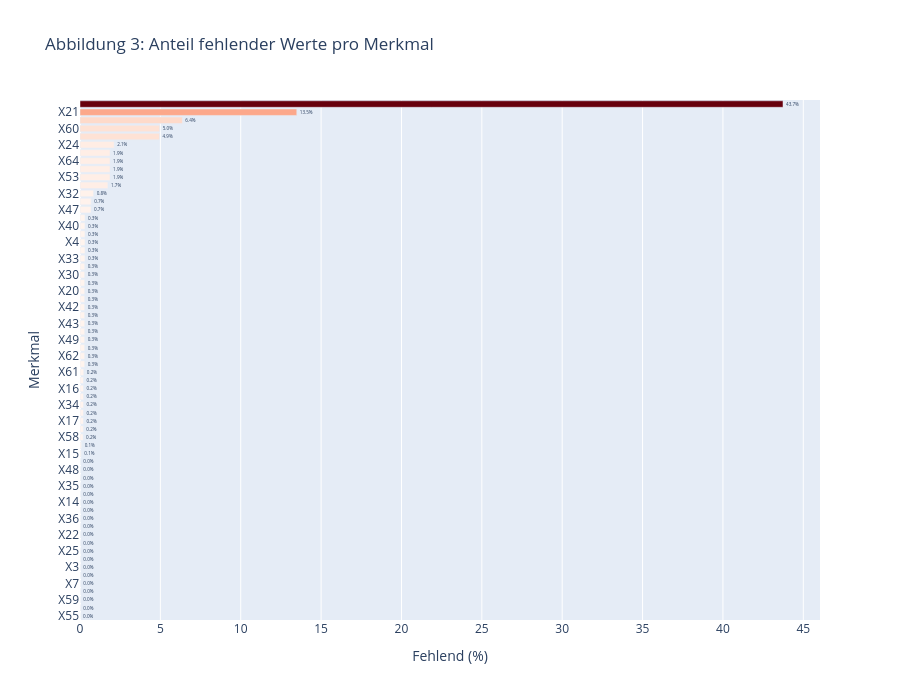

The notebook cell this image was saved under:
### Markdown cell above
Der Anteil fehlender Werte wird pro Merkmal berechnet und visualisiert. Dies ist die Grundlage für die Entscheidung, welche Merkmale entfernt oder imputiert werden.

### Code cell
missing_pct = (df_all[feat_cols].isnull().sum() / len(df_all) * 100).sort_values(ascending=True)
missing_pct = missing_pct[missing_pct > 0].reset_index()
missing_pct.columns = ['Feature', 'Fehlend (%)']
missing_pct['Feature_kurz'] = missing_pct['Feature'].str.split('_').str[0]

fig = px.bar(
    missing_pct,
    x='Fehlend (%)',
    y='Feature_kurz',
    orientation='h',
    color='Fehlend (%)',
    color_continuous_scale='Reds',
    text='Fehlend (%)',
    title='Abbildung 3: Anteil fehlender Werte pro Merkmal'
)
fig.update_traces(texttemplate='%{text:.1f}%', textposition='outside')
fig.update_layout(height=700, yaxis_title='Merkmal', coloraxis_showscale=False)
fig.show()

### Figure 1 — Plotly figure (JSON) as saved in the notebook; plotly's stock layout.template omitted (floating-point values rounded to 4 significant figures)
{"data": [{"hovertemplate": "Fehlend (%)=%{marker.color}<br>Feature_kurz=%{y}<extra></extra>", "legendgroup": "", "marker": {"color": [0.002304, 0.01613, 0.01613, 0.01843, 0.01843, 0.01843, 0.01843, 0.01843, 0.01843, 0.01843, 0.01843, 0.01843, 0.01843, 0.01843, 0.01843, 0.01843, 0.01843, 0.01843, 0.02073, 0.02073, 0.08294, 0.1014, 0.1935, 0.205, 0.2166, 0.2166, 0.2166, 0.2166, 0.2189, 0.2189, 0.235, 0.2926, 0.2926, 0.2926, 0.2926, 0.2926, 0.2926, 0.2926, 0.2926, 0.2926, 0.2926, 0.2926, 0.2926, 0.2949, 0.3087, 0.3087, 0.3087, 0.3087, 0.3087, 0.311, 0.6843, 0.6935, 0.8478, 1.737, 1.871, 1.871, 1.871, 1.871, 2.124, 4.946, 4.958, 6.368, 13.49, 43.74], "coloraxis": "coloraxis", "pattern": {"shape": ""}}, "name": "", "orientation": "h", "showlegend": false, "text": [0.002304, 0.01613, 0.01613, 0.01843, 0.01843, 0.01843, 0.01843, 0.01843, 0.01843, 0.01843, 0.01843, 0.01843, 0.01843, 0.01843, 0.01843, 0.01843, 0.01843, 0.01843, 0.02073, 0.02073, 0.08294, 0.1014, 0.1935, 0.205, 0.2166, 0.2166, 0.2166, 0.2166, 0.2189, 0.2189, 0.235, 0.2926, 0.2926, 0.2926, 0.2926, 0.2926, 0.2926, 0.2926, 0.2926, 0.2926, 0.2926, 0.2926, 0.2926, 0.2949, 0.3087, 0.3087, 0.3087, 0.3087, 0.3087, 0.311, 0.6843, 0.6935, 0.8478, 1.737, 1.871, 1.871, 1.871, 1.871, 2.124, 4.946, 4.958, 6.368, 13.49, 43.74], "textposition": "outside", "texttemplate": "%{text:.1f}%", "type": "bar", "x": [0.002304, 0.01613, 0.01613, 0.01843, 0.01843, 0.01843, 0.01843, 0.01843, 0.01843, 0.01843, 0.01843, 0.01843, 0.01843, 0.01843, 0.01843, 0.01843, 0.01843, 0.01843, 0.02073, 0.02073, 0.08294, 0.1014, 0.1935, 0.205, 0.2166, 0.2166, 0.2166, 0.2166, 0.2189, 0.2189, 0.235, 0.2926, 0.2926, 0.2926, 0.2926, 0.2926, 0.2926, 0.2926, 0.2926, 0.2926, 0.2926, 0.2926, 0.2926, 0.2949, 0.3087, 0.3087, 0.3087, 0.3087, 0.3087, 0.311, 0.6843, 0.6935, 0.8478, 1.737, 1.871, 1.871, 1.871, 1.871, 2.124, 4.946, 4.958, 6.368, 13.49, 43.74], "xaxis": "x", "y": ["X55", "X57", "X59", "X1", "X7", "X2", "X3", "X6", "X25", "X29", "X22", "X51", "X36", "X10", "X14", "X18", "X35", "X38", "X48", "X9", "X15", "X11", "X58", "X5", "X17", "X50", "X34", "X8", "X16", "X26", "X61", "X13", "X62", "X56", "X49", "X31", "X43", "X39", "X42", "X44", "X20", "X23", "X30", "X19", "X33", "X12", "X4", "X63", "X40", "X46", "X47", "X52", "X32", "X41", "X53", "X28", "X64", "X54", "X24", "X45", "X60", "X27", "X21", "X37"], "yaxis": "y"}], "layout": {"barmode": "relative", "coloraxis": {"colorbar": {"title": {"text": "Fehlend (%)"}}, "colorscale": [[0, "rgb(255,245,240)"], [0.125, "rgb(254,224,210)"], [0.25, "rgb(252,187,161)"], [0.375, "rgb(252,146,114)"], [0.5, "rgb(251,106,74)"], [0.625, "rgb(239,59,44)"], [0.75, "rgb(203,24,29)"], [0.875, "rgb(165,15,21)"], [1, "rgb(103,0,13)"]], "showscale": false}, "height": 700, "legend": {"tracegroupgap": 0}, "title": {"text": "Abbildung 3: Anteil fehlender Werte pro Merkmal"}, "xaxis": {"anchor": "y", "domain": [0, 1], "title": {"text": "Fehlend (%)"}}, "yaxis": {"anchor": "x", "domain": [0, 1], "title": {"text": "Merkmal"}}}}
